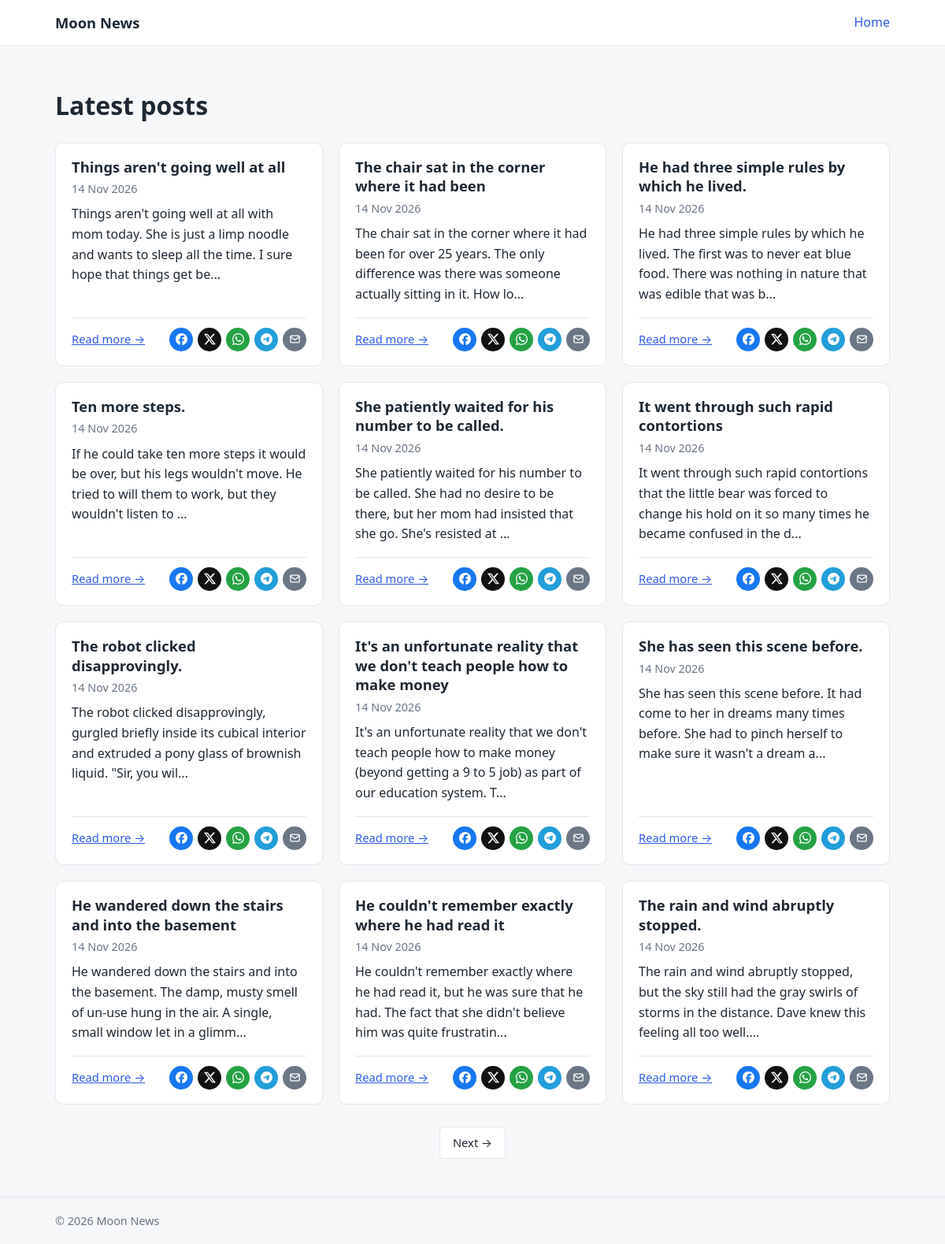
The page / on the database its author committed.
### tables this page shows
CREATE TABLE posts (
  id         INT UNSIGNED AUTO_INCREMENT PRIMARY KEY,
  title      VARCHAR(150)  NOT NULL,
  content    TEXT          NOT NULL,                  
  tags       VARCHAR(255)  NOT NULL DEFAULT '',       
  created_at TIMESTAMP     NOT NULL DEFAULT CURRENT_TIMESTAMP,
  INDEX idx_posts_created (created_at, id)        
);

CREATE TABLE IF NOT EXISTS social_platforms (
  id                 INT UNSIGNED AUTO_INCREMENT PRIMARY KEY,
  slug               VARCHAR(50)   NOT NULL UNIQUE,         
  name               VARCHAR(100)  NOT NULL,                
  share_url_template VARCHAR(1024) NOT NULL,
  icon_svg           TEXT          NOT NULL,
  color              VARCHAR(9)    NOT NULL DEFAULT '#6b7785',
  opens_new_tab      TINYINT(1)    NOT NULL DEFAULT 1,
  sort_order         INT           NOT NULL DEFAULT 0,
  created_at         TIMESTAMP     NOT NULL DEFAULT CURRENT_TIMESTAMP
);

### includes/helpers.php (called while the page is built, shortened)
<?php
require_once __DIR__ . '/../config/config.php';
function e(?string $value): string
{
    return htmlspecialchars((string) $value, ENT_QUOTES, 'UTF-8');
}
function slugify(string $text, int $max = 80): string
{
    $text = mb_strtolower(trim($text), 'UTF-8');
    if (function_exists('iconv')) {
        $ascii = @iconv('UTF-8', 'ASCII//TRANSLIT//IGNORE', $text);
        if ($ascii !== false) {
            $text = $ascii;
        }
    }
    $text = trim((string) preg_replace('/[^a-z0-9]+/', '_', $text), '_');
    $text = trim(substr($text, 0, $max), '_');
    return $text !== '' ? $text : 'post';
}
function post_path(int $id, string $title): string
{
    return 'post.php?id=' . $id . '&title=' . slugify($title);
}
function share_platforms(): array
{
    static $cache = null;
    if ($cache === null) {
        $cache = [];
        $sql = 'SELECT slug, name, share_url_template, icon_svg, color, opens_new_tab
                FROM social_platforms ORDER BY sort_order, id';
        foreach (db()->query($sql) as $row) {
            $cache[$row['slug']] = $row;
        }
    }
    return $cache;
}

### config/config.php (called while the page is built, shortened)
<?php
function db(): PDO
{
    static $pdo = null;
    if ($pdo === null) {
        $pdo = new PDO(
            'mysql:host=' . DB_HOST . ';dbname=' . DB_NAME . ';charset=utf8mb4',
            DB_USER,
            DB_PASS,
            [
                PDO::ATTR_ERRMODE            => PDO::ERRMODE_EXCEPTION,
                PDO::ATTR_DEFAULT_FETCH_MODE => PDO::FETCH_ASSOC,
                PDO::ATTR_EMULATE_PREPARES   => false,
            ]
        );
    }
    return $pdo;
}

### includes/share_buttons.php (the view, shortened to what this page needs)
<?php
require_once __DIR__ . '/helpers.php';
function share_build_url(string $template, string $url, string $title, string $desc): string
{
    return strtr($template, [
        '{url}'       => rawurlencode($url),
        '{title}'     => rawurlencode($title),
        '{desc}'      => rawurlencode($desc),
        '{title_url}' => rawurlencode($title . ' ' . $url),
        '{desc_url}'  => rawurlencode($desc . "\n\n" . $url),
    ]);
}
function render_share_buttons(string $url, string $title, string $desc, string $class = ''): void
{
    echo '<div class="share-buttons ' . e($class) . '" data-share-url="' . e($url) . '" data-track-url="track_share.php">';
    foreach (share_platforms() as $slug => $p) {
        $href = share_build_url($p['share_url_template'], $url, $title, $desc);
        $text  = 'Share via ' . $p['name'];
        $style = preg_match('/^#[0-9a-f]{3,8}$/i', (string) $p['color'])
            ? ' style="background:' . $p['color'] . '"'
            : '';
        $tab   = (int) $p['opens_new_tab'] === 1 ? ' target="_blank" rel="noopener noreferrer"' : '';
        echo '<a class="share-btn share-' . e($slug) . '"' . $style
           . ' href="' . e($href) . '"'
           . ' data-platform="' . e($slug) . '"'
           . ' title="' . e($text) . '" aria-label="' . e($text) . '"' . $tab . '>'
           . $p['icon_svg']
           . '</a>';
    }
    echo '</div>';
}

### includes/header.php (shortened to what this page needs)
<?php
require_once __DIR__ . '/helpers.php';
?>
<!DOCTYPE html>
<html lang="en">
<head>
    <link rel="stylesheet" href="css/style.css">
</head>
<body>
<header class="site-header">
    <div class="container">
        <a class="brand" href="index.php"><?= e(SITE_NAME) ?></a>
        <nav><a href="index.php">Home</a></nav>
    </div>
</header>
<main class="container">

### public/index.php (shortened to what this page needs)
<?php
require_once __DIR__ . '/../config/config.php';
require_once __DIR__ . '/../includes/share_buttons.php';
$perPage = 12;
function post_cursor(mixed $value): ?array
{
    if (!is_string($value) || !preg_match('/^(\d{4}-\d{2}-\d{2} \d{2}:\d{2}:\d{2})_(\d{1,10})$/', $value, $m)) {
        return null;
    }
    $d = DateTimeImmutable::createFromFormat('!Y-m-d H:i:s', $m[1]);
    return ($d && $d->format('Y-m-d H:i:s') === $m[1]) ? ['created_at' => $m[1], 'id' => (int) $m[2]] : null;
}
function cursor_of(array $post): string
{
    return $post['created_at'] . '_' . $post['id'];
}
$before = post_cursor($_GET['before'] ?? null);
$after  = $before ? null : post_cursor($_GET['after'] ?? null);
$columns = 'id, title, SUBSTRING(content, 1, 600) AS content, created_at';
if ($after) {
    $sql  = "SELECT $columns FROM posts WHERE created_at > :c1 OR (created_at = :c2 AND id > :i)
             ORDER BY created_at ASC, id ASC LIMIT :limit";
    $args = [':c1' => $after['created_at'], ':c2' => $after['created_at'], ':i' => $after['id']];
} elseif ($before) {
    $sql  = "SELECT $columns FROM posts WHERE created_at < :c1 OR (created_at = :c2 AND id < :i)
             ORDER BY created_at DESC, id DESC LIMIT :limit";
    $args = [':c1' => $before['created_at'], ':c2' => $before['created_at'], ':i' => $before['id']];
} else {
    $sql  = "SELECT $columns FROM posts ORDER BY created_at DESC, id DESC LIMIT :limit";
}
$stmt = db()->prepare($sql);
$stmt->bindValue(':limit', $perPage + 1, PDO::PARAM_INT);
$stmt->execute();
$rows = $stmt->fetchAll();
$more  = count($rows) > $perPage;
$posts = array_slice($rows, 0, $perPage);
$newerUrl = ($posts && ($before || ($after && $more))) ? 'index.php?after=' . rawurlencode(cursor_of($posts[0])) : null;
$olderUrl = ($posts && ($after || $more)) ? 'index.php?before=' . rawurlencode(cursor_of($posts[count($posts) - 1])) : null;
require __DIR__ . '/../includes/header.php';
?>
<h1>Latest posts</h1>
<div class="cards">
    <?php foreach ($posts as $post): ?>
        <?php
        $postPath = post_path((int) $post['id'], $post['title']);
        $postUrl  = asset_url($postPath);
        $excerpt = mb_strimwidth(trim(preg_replace('/\s+/', ' ', strip_tags($post['content']))), 0, 140, '...');
        ?>
        <article class="card">
            <h2><a href="<?= e($postPath) ?>"><?= e($post['title']) ?></a></h2>
            <p class="muted"><?= e(date('j M Y', strtotime($post['created_at']))) ?></p>
            <p><?= e($excerpt) ?></p>
            <div class="card-foot">
                <a class="read-more" href="<?= e($postPath) ?>">Read more &rarr;</a>
                <?php render_share_buttons($postUrl, $post['title'], $excerpt, 'share-sm'); ?>
            </div>
        </article>
    <?php endforeach; ?>
</div>
<?php if ($newerUrl || $olderUrl): ?>
    <nav class="pager" aria-label="Pages of posts">
        <?php if ($olderUrl): ?><a href="<?= e($olderUrl) ?>" rel="next">Next &rarr;</a><?php endif; ?>
    </nav>
<?php endif; ?>
<?php
require __DIR__ . '/../includes/footer.php';

### includes/footer.php (shortened to what this page needs)
</main>
<footer class="site-footer">
    <div class="container">&copy; <?= date('Y') ?> <?= htmlspecialchars(SITE_NAME, ENT_QUOTES, 'UTF-8') ?></div>
</footer>
</body>
</html>

### public/css/style.css (style rules this page uses)
:root { --bg: #f6f7f9; --card: #ffffff; --text: #1f2933; --muted: #6b7785; --line: #e2e6ea; --primary: #2f5bea; }
* { box-sizing: border-box; }
body { margin: 0; font-family: system-ui, -apple-system, "Segoe UI", Roboto, Arial, sans-serif; line-height: 1.6; color: var(--text); background: var(--bg); }
a { color: var(--primary); }
.container { max-width: 1100px; margin: 0 auto; padding: 0 20px; }
.site-header { background: var(--card); border-bottom: 1px solid var(--line); }
.site-header .container { display: flex; justify-content: space-between; align-items: center; padding-top: 14px; padding-bottom: 14px; }
.brand { font-weight: 700; font-size: 1.15rem; text-decoration: none; color: var(--text); }
.site-header nav a { margin-left: 16px; text-decoration: none; }
main.container { padding-top: 28px; padding-bottom: 40px; }
.muted { color: var(--muted); font-size: .9rem; margin: 0 0 .5rem; }
.cards { display: grid; grid-template-columns: repeat(3, 1fr); gap: 20px; }
.card { display: flex; flex-direction: column; background: var(--card); border: 1px solid var(--line); border-radius: 10px; padding: 18px 20px; }
.card-foot { margin-top: auto; padding-top: 12px; border-top: 1px solid var(--line); display: flex; flex-wrap: wrap; justify-content: space-between; align-items: center; gap: 10px; }
.card-foot .read-more { font-size: .92rem; }
.card > p:nth-of-type(2) { margin-top: 0; flex-grow: 1; }
.card h2 { margin: 0 0 4px; font-size: 1.15rem; line-height: 1.35; }
.card h2 a { text-decoration: none; color: var(--text); }
.share-buttons { display: flex; flex-wrap: wrap; gap: 10px; }
.share-btn { display: inline-flex; align-items: center; justify-content: center; width: 40px; height: 40px; border-radius: 50%; color: #fff; text-decoration: none; transition: transform .08s ease, opacity .15s ease; }
.share-btn svg { display: block; width: 18px; height: 18px; }
.share-sm { gap: 6px; }
.share-sm .share-btn { width: 30px; height: 30px; }
.share-sm .share-btn svg { width: 15px; height: 15px; }
.share-btn { background: #6b7785; }
.site-footer { border-top: 1px solid var(--line); color: var(--muted); padding: 18px 0; font-size: .9rem; }
.pager { display: flex; flex-wrap: wrap; justify-content: center; align-items: center; gap: 10px; margin: 28px 0 8px; }
.pager a { padding: 8px 16px; border: 1px solid var(--line); border-radius: 6px; background: var(--card); color: var(--text); text-align: center; text-decoration: none; font-size: .92rem; }

### rows shown on the page
posts: title "Things aren't going well at all", created_at "14 Nov 2026", excerpt "Things aren't going well at all with mom today. She is just a limp noodle and wants to sleep all the time. I sure hope that things get be..."
posts: title "The chair sat in the corner where it had been", created_at "14 Nov 2026", excerpt "The chair sat in the corner where it had been for over 25 years. The only difference was there was someone actually sitting in it. How lo..."
posts: title "He had three simple rules by which he lived.", created_at "14 Nov 2026", excerpt "He had three simple rules by which he lived. The first was to never eat blue food. There was nothing in nature that was edible that was b..."
posts: title "Ten more steps.", created_at "14 Nov 2026", excerpt "If he could take ten more steps it would be over, but his legs wouldn't move. He tried to will them to work, but they wouldn't listen to ..."
posts: title "She patiently waited for his number to be called.", created_at "14 Nov 2026", excerpt "She patiently waited for his number to be called. She had no desire to be there, but her mom had insisted that she go. She's resisted at ..."
posts: title "It went through such rapid contortions", created_at "14 Nov 2026", excerpt "It went through such rapid contortions that the little bear was forced to change his hold on it so many times he became confused in the d..."
posts: title "The robot clicked disapprovingly.", created_at "14 Nov 2026", excerpt "The robot clicked disapprovingly, gurgled briefly inside its cubical interior and extruded a pony glass of brownish liquid. \"Sir, you wil..."
posts: title "It's an unfortunate reality that we don't teach people how to make money", created_at "14 Nov 2026", excerpt "It's an unfortunate reality that we don't teach people how to make money (beyond getting a 9 to 5 job) as part of our education system. T..."
posts: title "She has seen this scene before.", created_at "14 Nov 2026", excerpt "She has seen this scene before. It had come to her in dreams many times before. She had to pinch herself to make sure it wasn't a dream a..."
posts: title "He wandered down the stairs and into the basement", created_at "14 Nov 2026", excerpt "He wandered down the stairs and into the basement. The damp, musty smell of un-use hung in the air. A single, small window let in a glimm..."
posts: title "He couldn't remember exactly where he had read it", created_at "14 Nov 2026", excerpt "He couldn't remember exactly where he had read it, but he was sure that he had. The fact that she didn't believe him was quite frustratin..."
posts: title "The rain and wind abruptly stopped.", created_at "14 Nov 2026", excerpt "The rain and wind abruptly stopped, but the sky still had the gray swirls of storms in the distance. Dave knew this feeling all too well...."

### other values the page prints
SITE_NAME "Moon News"
